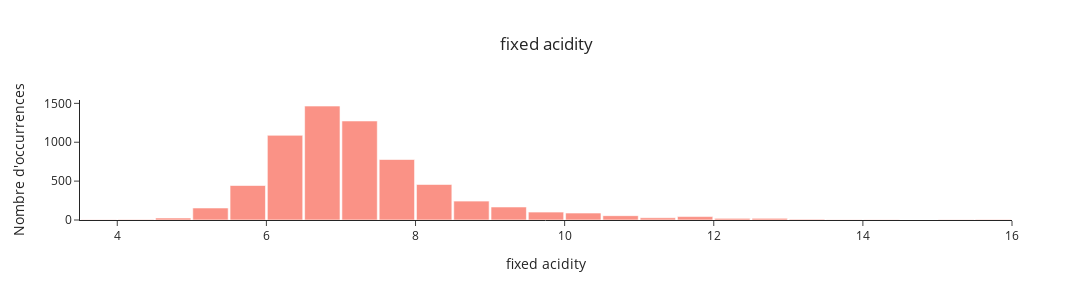
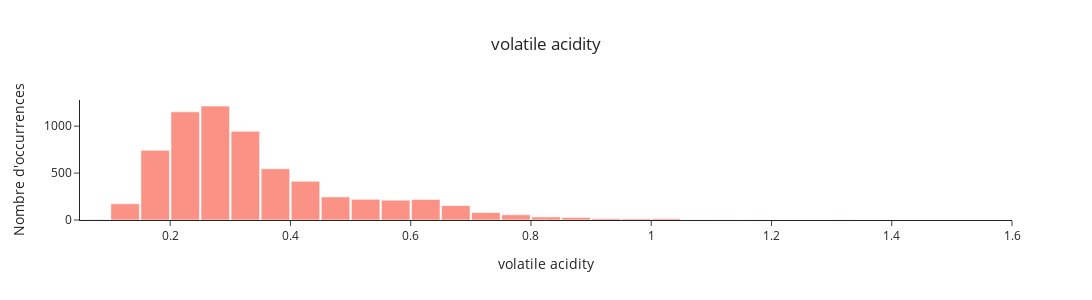
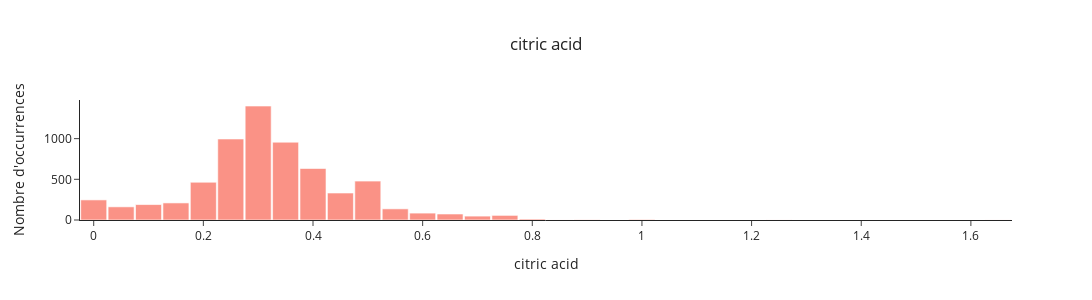
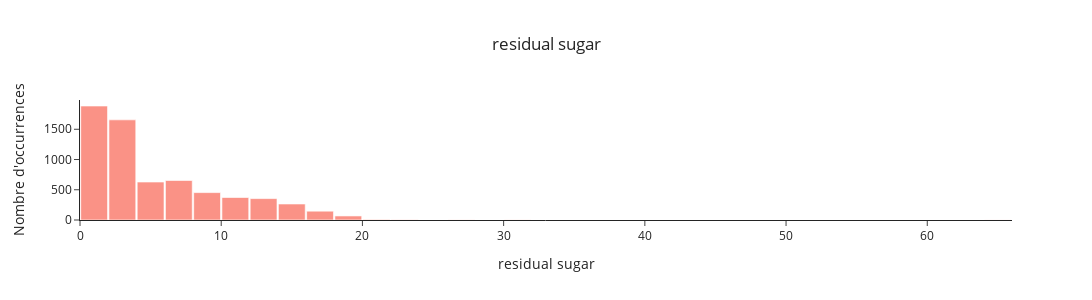

The notebook cell saved with these charts, in order:
### Markdown cell above
## Remarque importante sur l’interprétation des corrélations

Lors de l’analyse des corrélations, j’ai soulevé un point essentiel : les relations observées (par exemple, l’alcool comme facteur le plus associé à une meilleure qualité ou l’acidité volatile et la densité comme facteurs diminuant la qualité) peuvent varier selon le type de vin.
En effet, les mécanismes chimiques influençant la qualité peuvent différer entre le vin rouge et le vin blanc.

Cependant, dans le cadre de ce projet, l’objectif est de construire un modèle global capable de prédire si un vin est « bon » ou « non » sur l’ensemble du dataset combiné.
Nous conservons donc cette analyse corrélative comme une vue d’ensemble utile, tout en gardant à l’esprit qu’elle ne reflète pas forcément les spécificités propres à chaque type de vin.

### Code cell
# Colonnes numériques uniquement
num_cols = data.select_dtypes(include=['float64', 'int64']).columns

for col in num_cols:
    fig = go.Figure()

    fig.add_trace(go.Histogram(
        x=data[col],
        nbinsx=50,
        marker_color='salmon',
        opacity=0.85
    ))

    fig.update_layout(
        title={'text': col, 'x':0.5, 'xanchor':'center'},
        width=1100,
        height=300,
        bargap=0.05,
        xaxis_title=col,
        yaxis_title="Nombre d'occurrences",
        template="simple_white"
    )

    fig.show()

### Figure 1 — Plotly figure (JSON) as saved in the notebook; plotly's stock layout.template omitted (floating-point values rounded to 4 significant figures; data arrays with more than 128 entries replaced by an {"elided": "..."} marker saying what was removed)
{"data": [{"marker": {"color": "salmon"}, "nbinsx": 50, "opacity": 0.85, "type": "histogram", "x": {"elided": "6497 float values"}}], "layout": {"bargap": 0.05, "height": 300, "title": {"text": "fixed acidity", "x": 0.5, "xanchor": "center"}, "width": 1100, "xaxis": {"title": {"text": "fixed acidity"}}, "yaxis": {"title": {"text": "Nombre d'occurrences"}}}}

### Figure 2 — Plotly figure (JSON) as saved in the notebook; plotly's stock layout.template omitted (floating-point values rounded to 4 significant figures; data arrays with more than 128 entries replaced by an {"elided": "..."} marker saying what was removed)
{"data": [{"marker": {"color": "salmon"}, "nbinsx": 50, "opacity": 0.85, "type": "histogram", "x": {"elided": "6497 float values"}}], "layout": {"bargap": 0.05, "height": 300, "title": {"text": "volatile acidity", "x": 0.5, "xanchor": "center"}, "width": 1100, "xaxis": {"title": {"text": "volatile acidity"}}, "yaxis": {"title": {"text": "Nombre d'occurrences"}}}}

### Figure 3 — Plotly figure (JSON) as saved in the notebook; plotly's stock layout.template omitted (floating-point values rounded to 4 significant figures; data arrays with more than 128 entries replaced by an {"elided": "..."} marker saying what was removed)
{"data": [{"marker": {"color": "salmon"}, "nbinsx": 50, "opacity": 0.85, "type": "histogram", "x": {"elided": "6497 float values"}}], "layout": {"bargap": 0.05, "height": 300, "title": {"text": "citric acid", "x": 0.5, "xanchor": "center"}, "width": 1100, "xaxis": {"title": {"text": "citric acid"}}, "yaxis": {"title": {"text": "Nombre d'occurrences"}}}}

### Figure 4 — Plotly figure (JSON) as saved in the notebook; plotly's stock layout.template omitted (floating-point values rounded to 4 significant figures; data arrays with more than 128 entries replaced by an {"elided": "..."} marker saying what was removed)
{"data": [{"marker": {"color": "salmon"}, "nbinsx": 50, "opacity": 0.85, "type": "histogram", "x": {"elided": "6497 float values"}}], "layout": {"bargap": 0.05, "height": 300, "title": {"text": "residual sugar", "x": 0.5, "xanchor": "center"}, "width": 1100, "xaxis": {"title": {"text": "residual sugar"}}, "yaxis": {"title": {"text": "Nombre d'occurrences"}}}}
